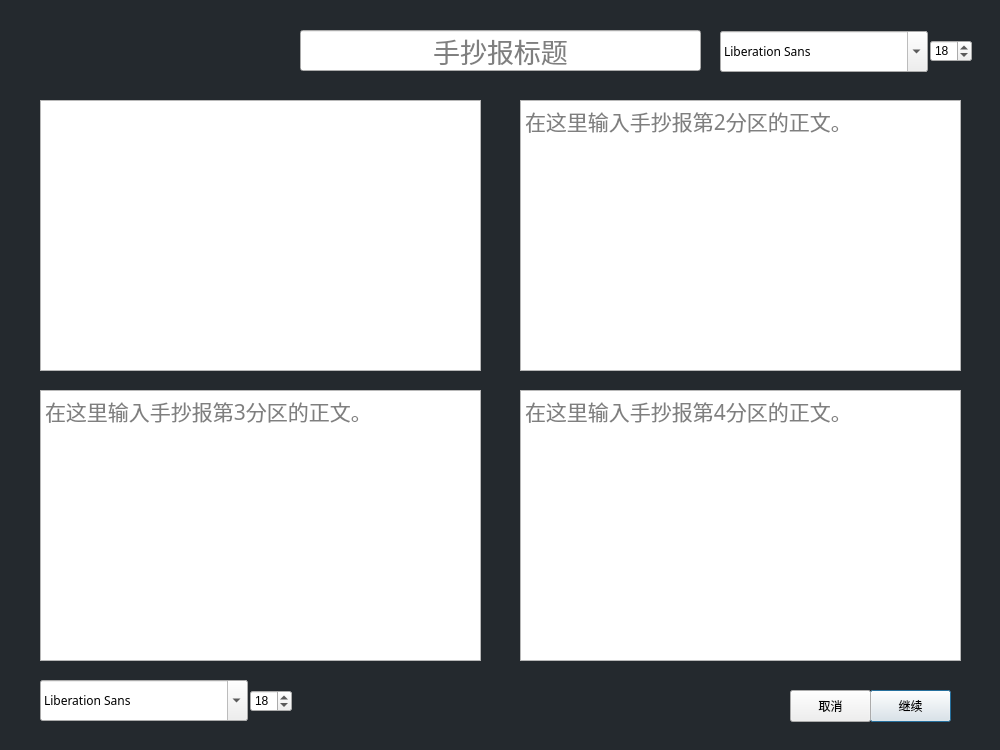
<?xml version="1.0" encoding="UTF-8"?>
<ui version="4.0">
 <class>Dialog</class>
 <widget class="QDialog" name="Dialog">
  <property name="geometry">
   <rect>
    <x>0</x>
    <y>0</y>
    <width>1000</width>
    <height>750</height>
   </rect>
  </property>
  <property name="minimumSize">
   <size>
    <width>1000</width>
    <height>750</height>
   </size>
  </property>
  <property name="maximumSize">
   <size>
    <width>1000</width>
    <height>750</height>
   </size>
  </property>
  <property name="windowTitle">
   <string notr="true">新海报 - 文字设置</string>
  </property>
  <widget class="QPushButton" name="continueButton">
   <property name="geometry">
    <rect>
     <x>870</x>
     <y>690</y>
     <width>81</width>
     <height>32</height>
    </rect>
   </property>
   <property name="font">
    <font>
     <family>Avenir Next</family>
    </font>
   </property>
   <property name="text">
    <string>继续</string>
   </property>
   <property name="autoDefault">
    <bool>true</bool>
   </property>
   <property name="default">
    <bool>true</bool>
   </property>
   <property name="flat">
    <bool>false</bool>
   </property>
  </widget>
  <widget class="QLineEdit" name="titleInput">
   <property name="geometry">
    <rect>
     <x>300</x>
     <y>30</y>
     <width>401</width>
     <height>41</height>
    </rect>
   </property>
   <property name="font">
    <font>
     <family>Avenir Next Condensed</family>
     <pointsize>20</pointsize>
    </font>
   </property>
   <property name="toolTip">
    <string>在这里输入手抄报的标题。</string>
   </property>
   <property name="alignment">
    <set>Qt::AlignCenter</set>
   </property>
   <property name="placeholderText">
    <string>手抄报标题</string>
   </property>
  </widget>
  <widget class="QLabel" name="backgroundLabel">
   <property name="geometry">
    <rect>
     <x>0</x>
     <y>0</y>
     <width>1000</width>
     <height>750</height>
    </rect>
   </property>
   <property name="minimumSize">
    <size>
     <width>1000</width>
     <height>750</height>
    </size>
   </property>
   <property name="maximumSize">
    <size>
     <width>1000</width>
     <height>750</height>
    </size>
   </property>
   <property name="font">
    <font>
     <family>Times New Roman</family>
     <pointsize>40</pointsize>
     <stylestrategy>NoAntialias</stylestrategy>
     <kerning>false</kerning>
    </font>
   </property>
   <property name="styleSheet">
    <string notr="true">#backgroundLabel {
    background-color: #24292E;
}</string>
   </property>
   <property name="text">
    <string/>
   </property>
  </widget>
  <widget class="QPushButton" name="cancelButton">
   <property name="geometry">
    <rect>
     <x>790</x>
     <y>690</y>
     <width>81</width>
     <height>32</height>
    </rect>
   </property>
   <property name="font">
    <font>
     <family>Avenir Next</family>
    </font>
   </property>
   <property name="text">
    <string>取消</string>
   </property>
   <property name="autoDefault">
    <bool>false</bool>
   </property>
   <property name="default">
    <bool>false</bool>
   </property>
   <property name="flat">
    <bool>false</bool>
   </property>
  </widget>
  <widget class="QFontComboBox" name="titleFontBox">
   <property name="geometry">
    <rect>
     <x>720</x>
     <y>31</y>
     <width>208</width>
     <height>41</height>
    </rect>
   </property>
   <property name="font">
    <font>
     <family>Avenir Next</family>
    </font>
   </property>
   <property name="toolTip">
    <string>手抄报标题的字体。如果你需要的字体没有在下拉菜单中出现，请手动输入字体名称。</string>
   </property>
   <property name="fontFilters">
    <set>QFontComboBox::AllFonts</set>
   </property>
  </widget>
  <widget class="QFontComboBox" name="textFontBox">
   <property name="geometry">
    <rect>
     <x>40</x>
     <y>680</y>
     <width>208</width>
     <height>41</height>
    </rect>
   </property>
   <property name="font">
    <font>
     <family>Avenir Next</family>
    </font>
   </property>
   <property name="toolTip">
    <string>手抄报正文的字体。如果你需要的字体没有在下拉菜单中出现，请手动输入字体名称。</string>
   </property>
   <property name="fontFilters">
    <set>QFontComboBox::AllFonts</set>
   </property>
  </widget>
  <widget class="QSpinBox" name="textPointsSpinBox">
   <property name="geometry">
    <rect>
     <x>250</x>
     <y>690</y>
     <width>42</width>
     <height>22</height>
    </rect>
   </property>
   <property name="toolTip">
    <string>手抄报正文的字体大小，在10～40之间。</string>
   </property>
   <property name="minimum">
    <number>10</number>
   </property>
   <property name="maximum">
    <number>40</number>
   </property>
   <property name="value">
    <number>18</number>
   </property>
  </widget>
  <widget class="QSpinBox" name="titlePointsSpinBox">
   <property name="geometry">
    <rect>
     <x>930</x>
     <y>40</y>
     <width>42</width>
     <height>22</height>
    </rect>
   </property>
   <property name="toolTip">
    <string>手抄报标题的字体大小，在10～40之间。</string>
   </property>
   <property name="minimum">
    <number>10</number>
   </property>
   <property name="maximum">
    <number>40</number>
   </property>
   <property name="value">
    <number>18</number>
   </property>
  </widget>
  <widget class="QPlainTextEdit" name="textEdit_3">
   <property name="geometry">
    <rect>
     <x>40</x>
     <y>390</y>
     <width>441</width>
     <height>271</height>
    </rect>
   </property>
   <property name="font">
    <font>
     <family>Avenir Next</family>
     <pointsize>16</pointsize>
    </font>
   </property>
   <property name="cursor" stdset="0">
    <cursorShape>IBeamCursor</cursorShape>
   </property>
   <property name="placeholderText">
    <string>在这里输入手抄报第3分区的正文。</string>
   </property>
  </widget>
  <widget class="QPlainTextEdit" name="textEdit_4">
   <property name="geometry">
    <rect>
     <x>520</x>
     <y>390</y>
     <width>441</width>
     <height>271</height>
    </rect>
   </property>
   <property name="font">
    <font>
     <family>Avenir Next</family>
     <pointsize>16</pointsize>
    </font>
   </property>
   <property name="cursor" stdset="0">
    <cursorShape>IBeamCursor</cursorShape>
   </property>
   <property name="placeholderText">
    <string>在这里输入手抄报第4分区的正文。</string>
   </property>
  </widget>
  <widget class="QPlainTextEdit" name="textEdit_2">
   <property name="geometry">
    <rect>
     <x>520</x>
     <y>100</y>
     <width>441</width>
     <height>271</height>
    </rect>
   </property>
   <property name="font">
    <font>
     <family>Avenir Next</family>
     <pointsize>16</pointsize>
    </font>
   </property>
   <property name="cursor" stdset="0">
    <cursorShape>IBeamCursor</cursorShape>
   </property>
   <property name="placeholderText">
    <string>在这里输入手抄报第2分区的正文。</string>
   </property>
  </widget>
  <widget class="QPlainTextEdit" name="textEdit_1">
   <property name="geometry">
    <rect>
     <x>40</x>
     <y>100</y>
     <width>441</width>
     <height>271</height>
    </rect>
   </property>
   <property name="font">
    <font>
     <family>Avenir Next</family>
     <pointsize>16</pointsize>
    </font>
   </property>
   <property name="cursor" stdset="0">
    <cursorShape>IBeamCursor</cursorShape>
   </property>
   <property name="plainText">
    <string/>
   </property>
   <property name="placeholderText">
    <string>在这里输入手抄报第1分区的正文。</string>
   </property>
  </widget>
  <zorder>backgroundLabel</zorder>
  <zorder>continueButton</zorder>
  <zorder>titleInput</zorder>
  <zorder>cancelButton</zorder>
  <zorder>titleFontBox</zorder>
  <zorder>textFontBox</zorder>
  <zorder>textPointsSpinBox</zorder>
  <zorder>titlePointsSpinBox</zorder>
  <zorder>textEdit_3</zorder>
  <zorder>textEdit_4</zorder>
  <zorder>textEdit_2</zorder>
  <zorder>textEdit_1</zorder>
 </widget>
 <resources/>
 <connections>
  <connection>
   <sender>cancelButton</sender>
   <signal>clicked()</signal>
   <receiver>Dialog</receiver>
   <slot>close()</slot>
   <hints>
    <hint type="sourcelabel">
     <x>830</x>
     <y>705</y>
    </hint>
    <hint type="destinationlabel">
     <x>499</x>
     <y>374</y>
    </hint>
   </hints>
  </connection>
 </connections>
</ui>
